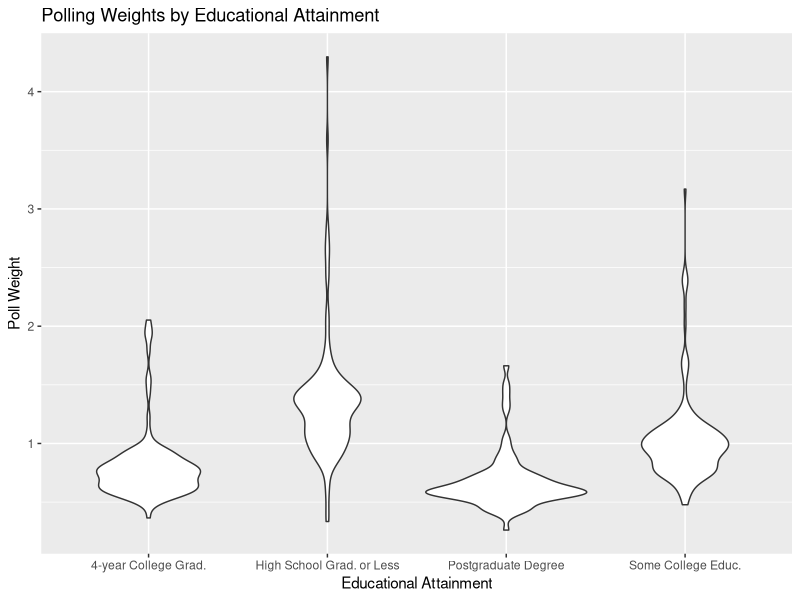

The R script that drew this image:
## ---- chunk 1
knitr::opts_chunk$set(echo = TRUE)
library(tidyverse)
library(knitr)
library(formattable)
## ---- chunk 2
elections <-read_csv("elections-poll-me02-1.csv")

elections1<-elections%>%
  select(educ4,response)%>%
 filter(educ4 != "[DO NOT READ] Don't know/Refused")%>%
  count(educ4, response) %>% 
  spread(key=response,value=n) %>% 
  mutate(educ4 = str_replace(educ4, "High School Grad. or Less", "H.S. Grad or Less"),
       educ4 = str_replace(educ4, "Postgraduate Degree", "Post-grad.")) %>% 
  arrange(c("Post-grad.","4-year College Grad.","Some College Educ.", "H.S. Grad. or Less" ))
elections1

kable(elections1, 
      col.names = c("", "DEM.", "REP.", "UND."), caption = "Education") 

## ---- chunk 3
elections2 <- elections %>%
  select(race_edu, response, final_weight)%>%
  filter(race_edu != "[DO NOT READ] Don't know/Refused")%>%
  group_by(response, race_edu) %>% 
  mutate(weighted_count = sum(final_weight)) %>% 
  distinct(weighted_count, .keep_all = TRUE) %>% 
    select(race_edu, response, weighted_count) %>% 
    spread(key = response, value = weighted_count) %>% 
    mutate(total_weighted = Dem + Rep + Und, 
           Dem = 100*Dem/total_weighted,
           Rep = 100*Rep/total_weighted, 
           Und = 100*Und/total_weighted) %>% 
    select(race_edu, Dem, Rep, Und)
       
kable(elections1, digits = round (1),
      col.names = c("", "DEM.", "REP.", "UND."), caption = "Education")   
## ---- chunk 4
elections %>% 
  filter(educ4 != "[DO NOT READ] Don't know/Refused") %>% 
  arrange(educ4 == c("Postgraduate Degree", "4-year College Grad.", "Some College Educ.", "High School Grad. or Less")) %>% 
  ggplot(aes(x = educ4, y = final_weight)) +
  geom_violin() +
  xlab("Educational Attainment") +
  ylab("Poll Weight")+
  ggtitle("Polling Weights by Educational Attainment")
